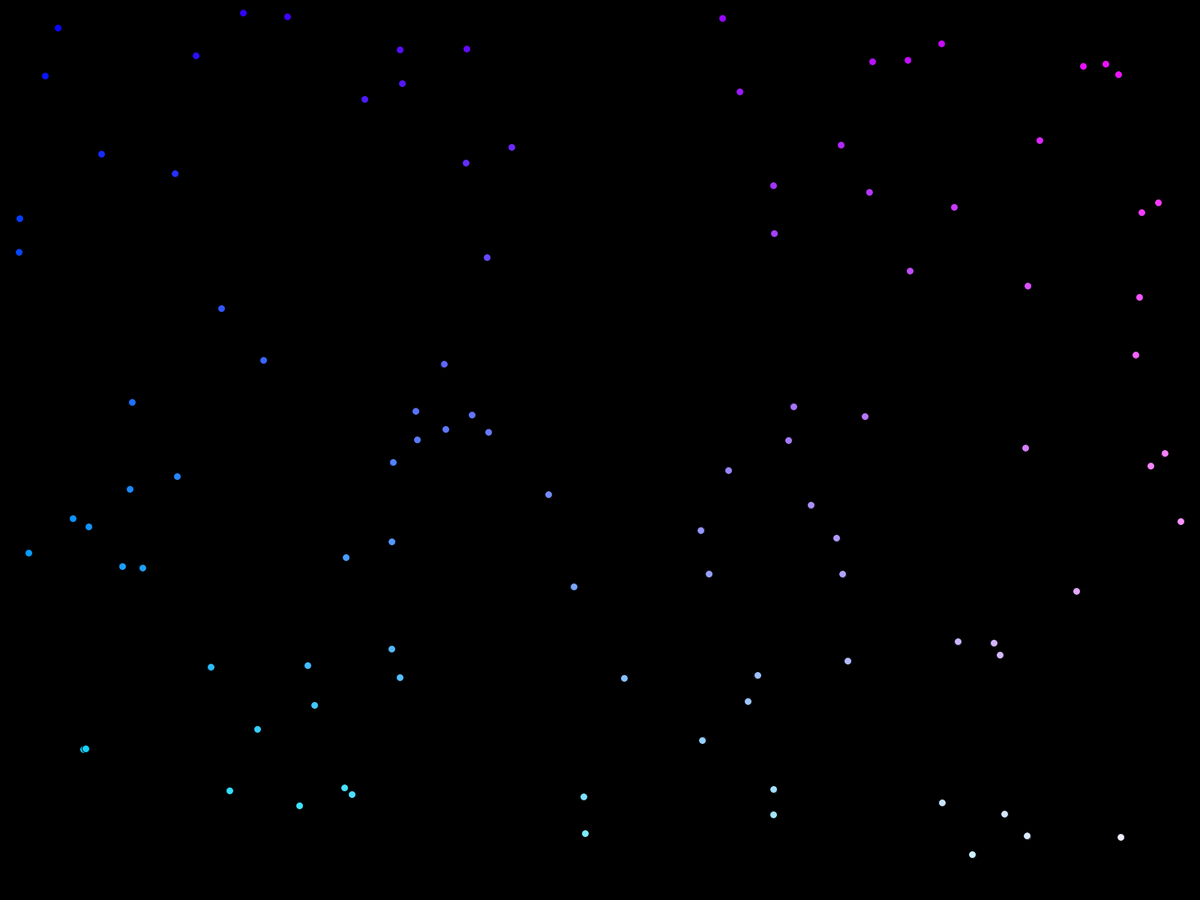
Frame 1 (no input)
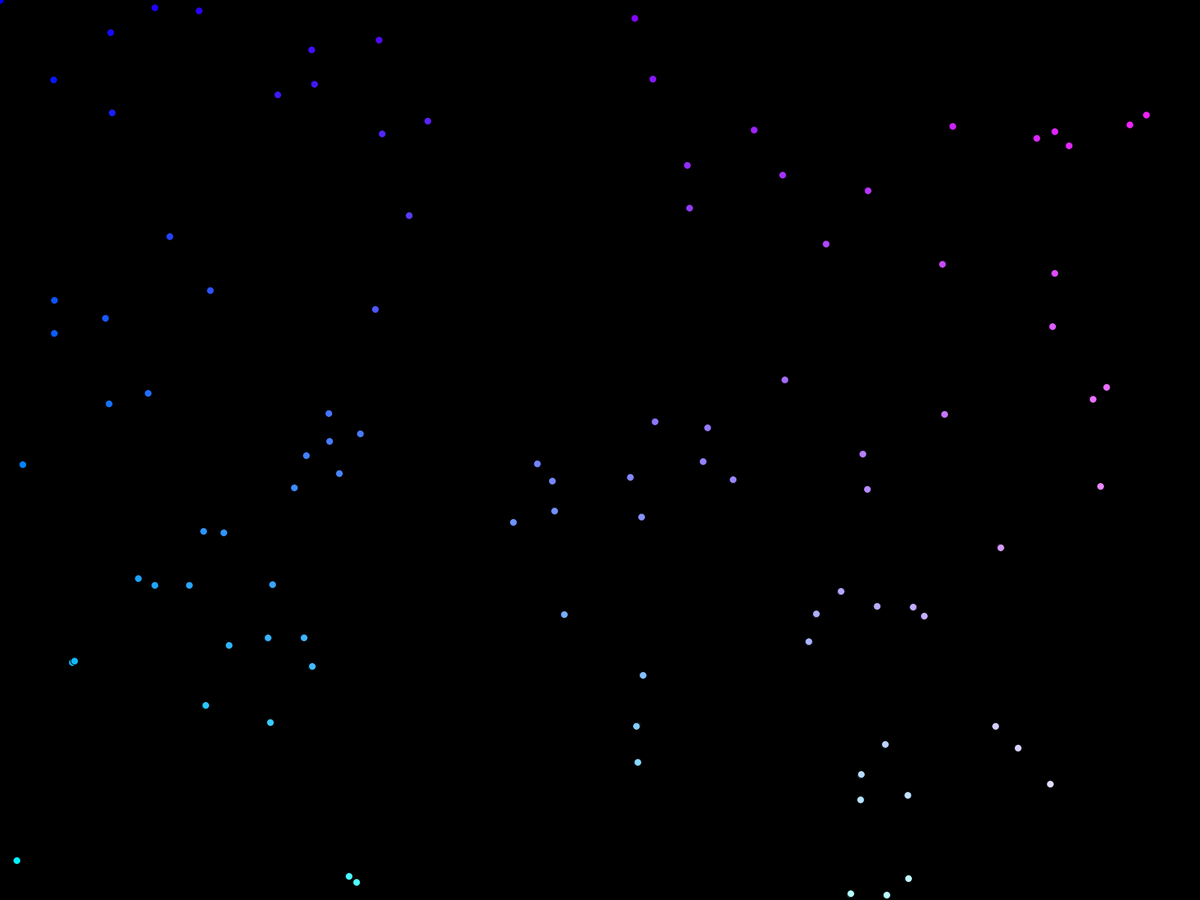
Frame 60 (the mouse pressed at the canvas centre just before this capture)
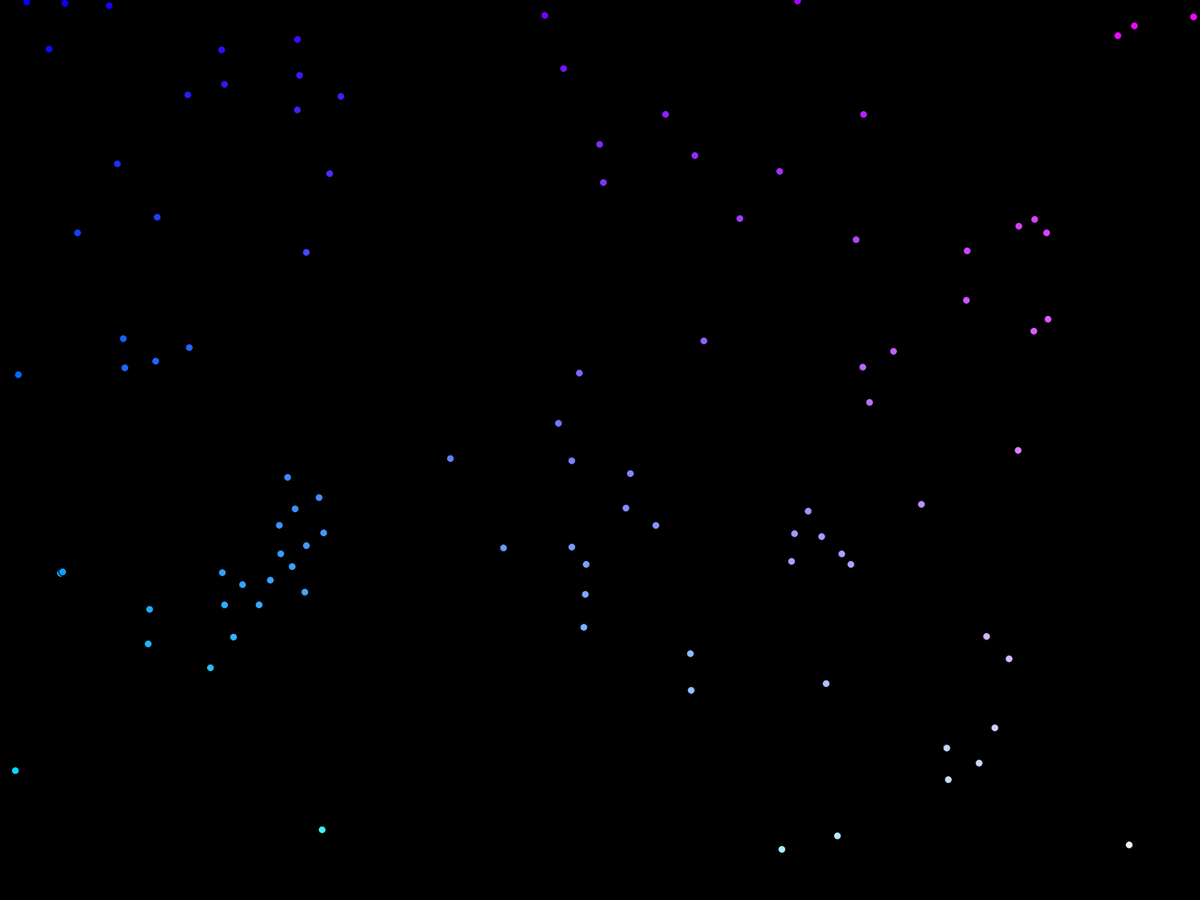
Frame 120 (the mouse held since frame 60 and released just before this capture)

The Processing sketch that drew these frames (run headless with seeded random() and noise(); from frame 60 on, the mouse is pressed at the canvas centre):

// Processing sketch: Boids
// ── Boids.pde
ArrayList<Boid> boids;
int numBoids;

void setup() {
  fullScreen();
  
  numBoids = 100;
  boids = new ArrayList <> ();
  
  for (int i = 0; i < numBoids; i++) {
    boids.add(new Boid(new PVector(random(width), random(height)), boids));
  } //for
  
} //setup

void draw() {
  background(0);
  for (Boid b : boids) {
    b.flock();
    b.display();
  } //for
} //draw

// ── Boid.pde
class Boid {
  PVector pos, vel;
  ArrayList<Boid> boids;
  float flockDist; //how far the Boid can "see"
  
  public Boid(PVector initPos, ArrayList<Boid> boids) {
    this.pos = initPos;
    this.vel = PVector.random2D();
    this.boids = boids;
    
    flockDist = 50;
  } //Boid
  
  void display() {
    fill(map(pos.x, 0, width, 0, 255), 
         map(pos.y, 0, height, 0, 255), 
         255);
    circle(pos.x, pos.y, 10);
  } //display
  
  void flock() {
    //1. Figure out sep, ali, coh forces
    PVector s = sep(), a = ali(), c = coh();
    
    //2. Weight forces
    s.mult(1.0);
    a.mult(1.0);
    c.mult(1.0);
    
    //3. Apply forces to our vel
    vel.add(s);
    vel.add(a);
    vel.add(c);
    
    vel.limit(2);
    
    //4. Update our pos
    pos.add(vel);
    
    //don't let boids fly into the void
    if (pos.x < 0) pos.x = width - 1;
    else if (pos.x >= width) pos.x = 0;
  
    if (pos.y < 0) pos.y = height - 1;
    else if (pos.y >= height) pos.y = 0;
  } //flock
  
  PVector sep() {
    PVector sepForce = new PVector(0, 0);
    
    for (Boid b : boids) {
      if (inFlock(b)) {
        PVector oppDir = PVector.sub(pos, b.pos).normalize();
        //weight inversely to distance from our position
        oppDir.div(PVector.dist(pos, b.pos));
        sepForce.add(oppDir);
      } //if
    } //for
    
    return sepForce.normalize();
  } //sep
  
  PVector ali() {
    PVector aliForce = new PVector(0, 0);
    
    for (Boid b : boids) {
      if (inFlock(b)) {
        aliForce.add(b.vel);
      } //if
    } //for
    
    return aliForce.normalize();
  } //ali
  
  PVector coh() {
    PVector cohForce = new PVector(0, 0);
    int numInFlock = 0;
    
    for (Boid b : boids) {
      if (inFlock(b)) {
        numInFlock++;
        cohForce.add(b.pos);
      } //if
    } //for
    
    if(numInFlock > 0) cohForce.div(numInFlock);
    //subtract from our position to make vector point us towards center
    return cohForce.sub(pos).normalize();
  } //coh
  
  boolean inFlock(Boid b) {
    float dist = PVector.dist(pos, b.pos);
    return dist > 0 && dist <= flockDist;
  } //inFlock
  
} //Boid
